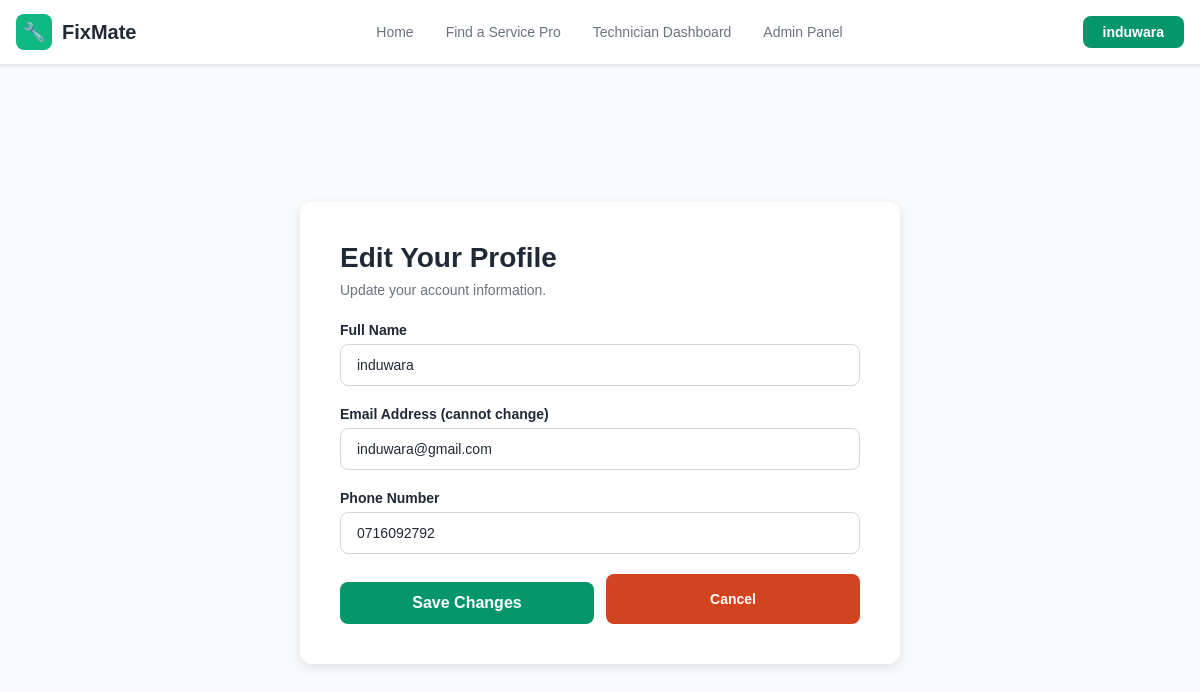
Page /pages/edit_user_profile.php (signed in) on the committed database.
### tables this page shows
CREATE TABLE `users` (
  `id` int(11) NOT NULL AUTO_INCREMENT,
  `email` varchar(100) NOT NULL,
  `password` varchar(255) NOT NULL,
  `name` varchar(100) NOT NULL,
  `phone` varchar(20) DEFAULT NULL,
  `created_at` timestamp NOT NULL DEFAULT current_timestamp(),
  PRIMARY KEY (`id`),
  UNIQUE KEY `email` (`email`)
);

### pages/edit_user_profile.php (the view, shortened to what this page needs)
<?php
include '../includes/config.php';
include '../includes/header.php';
$user_id = $_SESSION['user_id'];
$query = "SELECT * FROM users WHERE id = '$user_id'";
$result = mysqli_query($conn, $query);
$user = mysqli_fetch_assoc($result);
?>
<section class="auth-section">
    <div class="auth-container auth-large">
        <div class="auth-box">
            <h1>Edit Your Profile</h1>
            <p>Update your account information.</p>
            <form method="POST" class="auth-form">
                <div class="form-group">
                    <label for="name">Full Name</label>
                    <input type="text" id="name" name="name" value="<?php echo htmlspecialchars($user['name']); ?>" required>
                </div>
                <div class="form-group">
                    <label for="email">Email Address (cannot change)</label>
                    <input type="email" id="email" name="email" value="<?php echo htmlspecialchars($user['email']); ?>" disabled>
                </div>
                <div class="form-group">
                    <label for="phone">Phone Number</label>
                    <input type="tel" id="phone" name="phone" value="<?php echo htmlspecialchars($user['phone']); ?>" placeholder="Optional">
                </div>
                <div style="display: flex; gap: 12px;">
                    <button type="submit" name="update" class="auth-button" style="flex: 1;">Save Changes</button>
                    <a href="user_profile.php" class="cancel-btn" style="flex: 1;">Cancel</a>
                </div>
            </form>
        </div>
    </div>
</section>
</body>
</html>

### css/style.css (style rules this page uses)
* { margin: 0; padding: 0; box-sizing: border-box; }
body { font-family: 'Arial', sans-serif; background-color: #f9fafb; color: #1f2937; }
.auth-section { background-color: #f9fafb; padding: 64px 16px; min-height: calc(100vh - 64px); display: flex; align-items: center; justify-content: center; }
.auth-container { width: 100%; max-width: 400px; }
.auth-box { background-color: white; padding: 40px; border-radius: 12px; box-shadow: 0 4px 12px rgba(0, 0, 0, 0.1); }
.auth-box h1 { font-size: 28px; font-weight: 700; margin-bottom: 8px; color: #1f2937; }
.auth-box p { font-size: 14px; color: #6b7280; margin-bottom: 24px; }
.auth-form { width: 100%; }
.form-group { display: flex; flex-direction: column; gap: 6px; margin-bottom: 20px; }
.form-group label { font-size: 14px; font-weight: 600; color: #1f2937; }
.form-group input { padding: 12px 16px; border: 1px solid #d1d5db; border-radius: 8px; font-size: 14px; color: #1f2937; background-color: white; transition: all 0.2s; }
.auth-button { width: 100%; padding: 12px 16px; background-color: #059669; color: white; border: none; border-radius: 8px; font-size: 16px; font-weight: bold; cursor: pointer; transition: all 0.2s; margin-top: 8px; }
.auth-large { max-width: 600px; }
.cancel-btn { background-color: #d24420; color: white; text-decoration: none; display: flex; align-items: center; justify-content: center; padding: 12px 16px; border-radius: 8px; font-size: 14px; font-weight: bold; cursor: pointer; transition: all 0.2s; }

### rows in the picture
users: name "induwara", email "induwara@gmail.com", phone "0716092792"

### other values in the picture
$_SESSION['user_name'] "induwara"
